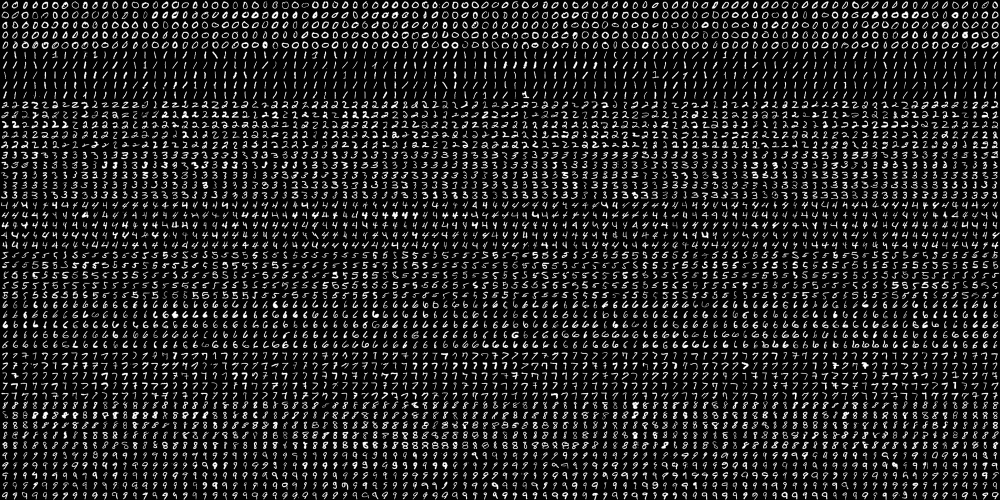
//> input picture handwriting_recognition/digits.png, 2000 x 1000 px (shown at 1/2 size)
$ ./sample2   (built with g++ and OpenCV 4)
//> lines starting //> are read from the running program, lines starting //| are printed output that depends on the picture
#include "pch.h"
#include <opencv2/core/core.hpp>
#include <opencv2/opencv.hpp>
#include "handwriting_recognition.h"
#include <string>
#include <iostream>

/*
用KNN算法实现手写数字识别
*/

using namespace std;
using namespace cv;
using namespace cv::ml;

int main()
{
	Mat trainData, trainLabels, testData, tLabels;

	string fileName = "digits.png";
	//建立训练集和测试集
	Mat img = imread(fileName);
//> img is the input picture: 1000 rows x 2000 cols, CV_8UC3; min 0, max 255, mean 33.8
	Mat gray;
	cvtColor(img, gray, CV_BGR2GRAY);
	int b = 20;
	int m = gray.rows / b;// m = 50;
//> m = 50
	int n = gray.cols / b;// n = 100;
//> n = 100
	Mat data;
	Mat labels;
	//Mat labels= Mat::zeros(5000, 10, CV_32F);//当ANN才使用
	for (int i = 0; i < n; i++) {
		int offsetCol = i * b;
		for (int j = 0; j < m; j++) {
			int offsetRow = j * b;
			Mat tmp;
			gray(Range(offsetRow, offsetRow + b), Range(offsetCol, offsetCol + b)).copyTo(tmp);
			data.push_back(tmp.reshape(0, 1));
			labels.push_back((int)j / 5);
			//labels.at<int>(m * i + j, (int)j / 5) = 1; //当ANN才使用
		}
	}
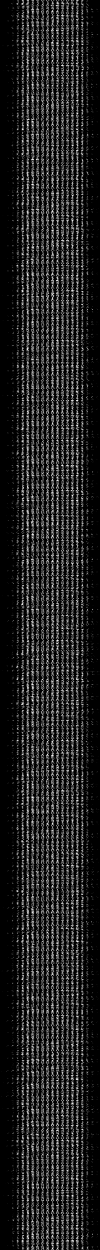
//> data: 5000 rows x 400 cols, CV_8UC1 (shown at 1/4 size); min 0, max 255, mean 33.8
//> after the loop, labels = 5000 values, max 9 at index 45, min 0 at index 0, mean 4.5
	data.convertTo(data, CV_32F);
//> data: 5000 rows x 400 cols, CV_32FC1
	labels.convertTo(labels, CV_32F);
	data = data / 255;

	int sampleNum = data.rows;
//> sampleNum = 5000
	int trainNum = 3000;
	int testNum = sampleNum - trainNum;
//> testNum = 2000
	trainData = data(Range(0, trainNum), Range::all());
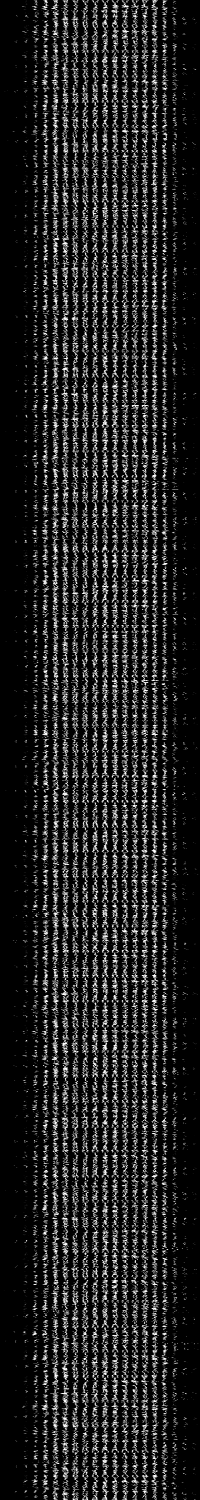
//> trainData: 3000 rows x 400 cols, CV_32FC1 (shown at 1/2 size); min 0, max 1, mean 0.133
	trainLabels = labels(Range(0, trainNum), Range::all());
//> trainLabels = 3000 values, max 9 at index 45, min 0 at index 0, mean 4.5
	testData = data(Range(trainNum, sampleNum), Range::all());
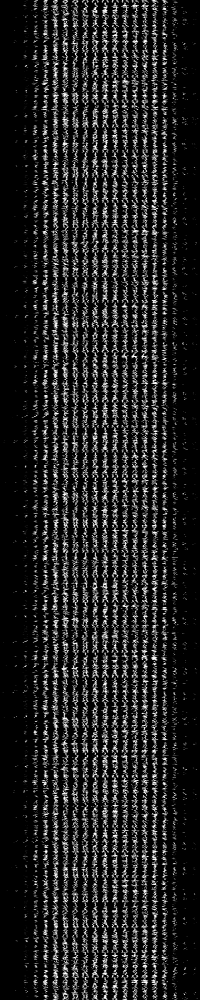
//> testData: 2000 rows x 400 cols, CV_32FC1 (shown at 1/2 size); min 0, max 1, mean 0.133
	tLabels = labels(Range(trainNum, sampleNum), Range::all());
//> tLabels = 2000 values, max 9 at index 45, min 0 at index 0, mean 4.5

	// [23 lines of commented-out code are left out]
	Ptr<SVM> svm = SVM::create();
	svm->setType(SVM::C_SVC);
	svm->setKernel(SVM::RBF);
	svm->setGamma(0.075);
	svm->setDegree(0);
	svm->setC(25);
	svm->setCoef0(0);
	svm->setNu(0);
	svm->setP(0);
	svm->setTermCriteria(TermCriteria(TermCriteria::MAX_ITER, 100, FLT_EPSILON));
	//训练开始
//> (the run ends here: the program stops with an error, at `svm->train(trainData, ROW_SAMPLE, trainLabels);`)
